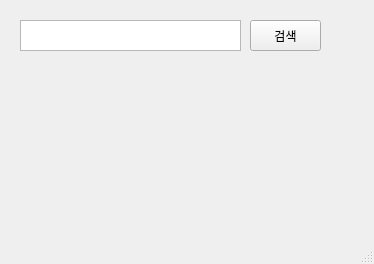
<?xml version="1.0" encoding="UTF-8"?>
<ui version="4.0">
 <class>MainWindow</class>
 <widget class="QMainWindow" name="MainWindow">
  <property name="geometry">
   <rect>
    <x>0</x>
    <y>0</y>
    <width>374</width>
    <height>264</height>
   </rect>
  </property>
  <property name="windowTitle">
   <string>MainWindow</string>
  </property>
  <widget class="QWidget" name="centralwidget">
   <widget class="QPushButton" name="pushButton">
    <property name="geometry">
     <rect>
      <x>250</x>
      <y>20</y>
      <width>71</width>
      <height>31</height>
     </rect>
    </property>
    <property name="text">
     <string>검색</string>
    </property>
   </widget>
   <widget class="QLabel" name="label">
    <property name="geometry">
     <rect>
      <x>30</x>
      <y>70</y>
      <width>301</width>
      <height>71</height>
     </rect>
    </property>
    <property name="text">
     <string/>
    </property>
    <property name="pixmap">
     <pixmap>../../../../Downloads/daegil.PNG</pixmap>
    </property>
   </widget>
   <widget class="QTextEdit" name="textEdit">
    <property name="geometry">
     <rect>
      <x>20</x>
      <y>20</y>
      <width>221</width>
      <height>31</height>
     </rect>
    </property>
   </widget>
  </widget>
  <widget class="QMenuBar" name="menubar">
   <property name="geometry">
    <rect>
     <x>0</x>
     <y>0</y>
     <width>374</width>
     <height>21</height>
    </rect>
   </property>
  </widget>
  <widget class="QStatusBar" name="statusbar"/>
 </widget>
 <resources/>
 <connections/>
</ui>
